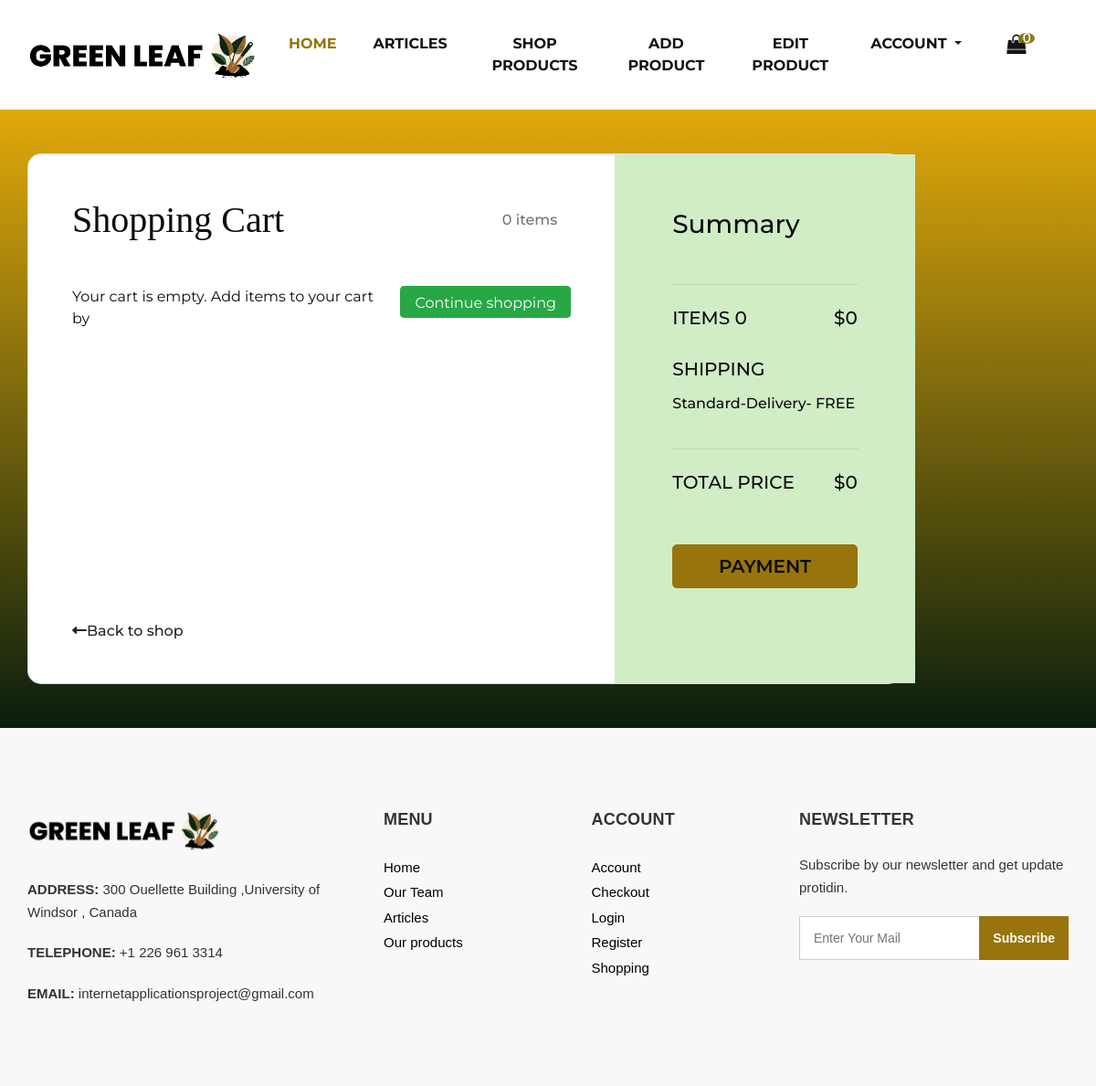
The app's page /cart/ (signed in), older data.
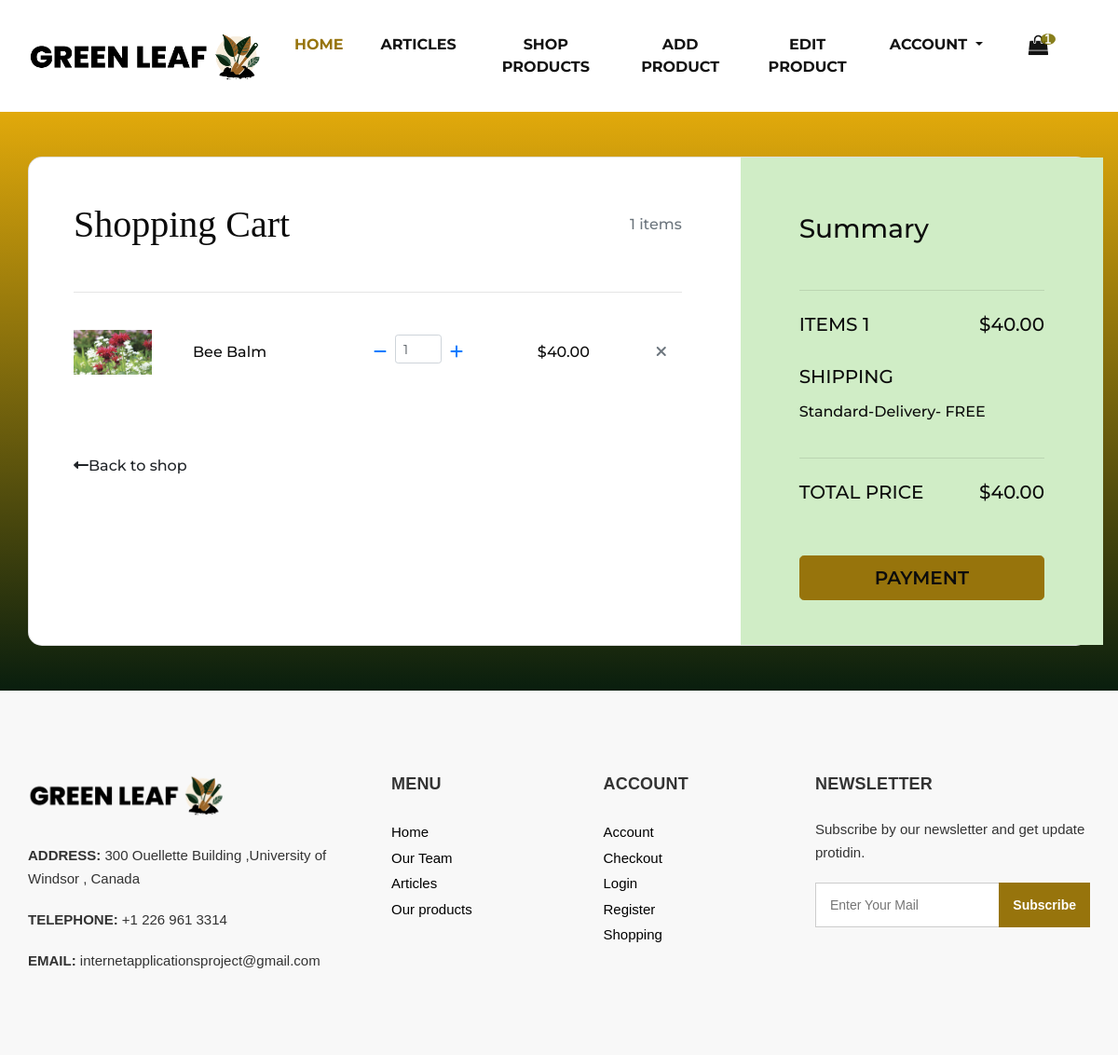
The same page, newer data.
### GreenWebsite/models.py (models this page shows, shortened)
class UserProfile(models.Model):
    user = models.OneToOneField(User, related_name='userprofile', on_delete=models.CASCADE)
    address_line1 = models.CharField(max_length=100)
    address_line2 = models.CharField(max_length=100, blank=True, null=True)
    phone_number = models.CharField(max_length=10)
    city = models.CharField(max_length=20)
    province = models.CharField(max_length=20)
    country = models.CharField(max_length=15)
    zip_code = models.CharField(max_length=7)
    def get_cart_count(self):
        total_quantity = CartItem.objects.filter(
            cart__is_paid=False, cart__user=self.user
        ).aggregate(
            total_quantity=Sum('quantity')
        )['total_quantity'] or 0
        print("total_quantity", total_quantity)
        return total_quantity

class Product(models.Model):
    name = models.CharField(max_length=200)
    price = models.DecimalField(max_digits=10, decimal_places=2)
    on_sale = models.BooleanField(default=False)
    on_sale_price = models.DecimalField(max_digits=10, decimal_places=2, default=0, blank=True, null=True)
    image = models.ImageField(default='default.png', blank=True, null=True, upload_to='product_img/')
    description = models.TextField()
    review_count = models.IntegerField(default=0)
    rating = models.FloatField(default=0.0)

### GreenWebsite/views.py (the view)
# urls.py: path('cart/', view_cart, name='cart'),
@login_required
def view_cart(request):
    cart_items = CartItem.objects.filter(cart__user=request.user)
    cart_items_with_totals = []
    cart_subtotal = 0
    for item in cart_items:
        total_price = item.product.price * item.quantity
        cart_items_with_totals.append({
            'id': item.id,
            'product': item.product,
            'quantity': item.quantity,
            'total_price': total_price
        })
        cart_subtotal += total_price
    cart_grand_total = cart_subtotal  # Add additional calculations for discounts, etc., if needed
    context = {
        'cart_items': cart_items_with_totals,
        'cart_subtotal': cart_subtotal,
        'cart_grand_total': cart_grand_total,
        'is_cart_empty': len(cart_items) == 0
    }
    return render(request, 'cart.html', context)

### templates/cart.html (shortened to what the changed rows need)
{% extends 'base.html' %}
{% load static %}
{% block body %}
   <section class="h-100 h-custom" style="background-color: #d2c9ff; background:-webkit-linear-gradient(#c5e5e5, #ccddf9);
  background: linear-gradient(#e1a90b, #091e0e);">
  <div class="container py-5 h-100" style="height: 100px ; width:1200px">
    <div class="row d-flex justify-content-center align-items-center h-100">
      <div class="col-12">
        <div class="card card-registration card-registration-2" style="border-radius: 15px;">
          <div class="card-body p-0">
            <div class="row g-0">
              <div class="col-lg-8">
                <div class="p-5">
                  <div class="d-flex justify-content-between align-items-center mb-5">
                    <h1 class="fw-bold mb-0">Shopping Cart</h1>
                    <h6 class="mb-0 text-muted">{{request.user.userprofile.get_cart_count}} items</h6>
                  </div>
                  {% if is_cart_empty %}
    <div class="row" style="height: 40vh;">
        <p class="col-md-8 text-end">Your cart is empty. Add items to your cart by </p>
        <a href="{% url 'product_gallery' %}" class="col-md-4 btn btn-success" style="height:35px">Continue shopping</a>
    </div>
{% else %}
    {% for item in cart_items %}
 <hr class="my-4">
                  <div class="row mb-4 d-flex justify-content-between align-items-center"  style="height: 80px;">
                    <div class="col-md-2 col-lg-2 col-xl-2">
                      <img
                        src="{{ item.product.image.url }}"
                        class="img-fluid rounded-3" alt="{{ item.product.name }}">
                    </div>
                    <div class="col-md-3 col-lg-3 col-xl-3">
                <h6 class="mb-0">{{ item.product.name }}</h6>
                    </div>
                    <div class="col-md-3 col-lg-3 col-xl-2 d-flex">
                     <form action="{% url 'update_cart' %}" method="post">
        <button type="submit" class="btn btn-link px-2">
            <i class="fas fa-minus"></i>
        </button>
    </form>
                      <input id="form1" min="0" name="quantity" value="{{ item.quantity }}" type="number"
                        class="form-control form-control-sm" style="width : 50px"/>
                            <form action="{% url 'update_cart' %}" method="post">
        <button type="submit" class="btn btn-link px-2">
            <i class="fas fa-plus"></i>
        </button>
    </form>
                     </div>
                    <div class="col-md-3 col-lg-2 col-xl-2 offset-lg-1">
                      <h6 class="mb-0">${{ item.product.price }}</h6>
                    </div>
                    <div class="col-md-1 col-lg-1 col-xl-1 text-end">
                      <a href="{% url 'remove_from_cart' item.product.id %}" class="text-muted"><i class="fas fa-times"></i></a>
                    </div>
                  </div>
	    {% endfor %}
{% endif %}
                  <div class="pt-5">
                    <h6 class="mb-0"></h6>
                  </div>
                </div>
              </div>
              <div class="col-lg-4 bg-body-tertiary" style="background-color: #d0edc6;">
                <div class="p-5">
                  <div class="d-flex justify-content-between mb-4">
                    <h5 class="text-uppercase">items {{ request.user.userprofile.get_cart_count}}</h5>
                    <h5>${{ cart_grand_total }}</h5>
                  </div>
                  <div class="d-flex justify-content-between mb-5">
                    <h5 class="text-uppercase">Total price</h5>
                    <h5>${{ cart_grand_total }}</h5>
                  </div>
                </div>
              </div>
            </div>
          </div>
        </div>
      </div>
    </div>
  </div>
</section>
{% endblock %}

Row changes from the older to the newer data that the page shows:
added Product: product.image (picture), product.name "Bee Balm", quantity "1", product.price "40.00"
Text that changed along with them:
{{ request.user.userprofile.get_cart_count }}: 0 → 1 (drawn)
{{ request.user.userprofile.get_cart_count }}: "0" → "1"
{{ cart_grand_total }}: "0" → "40.00"
text no longer shown: "Your cart is empty. Add items to your cart by Continue shopping"
